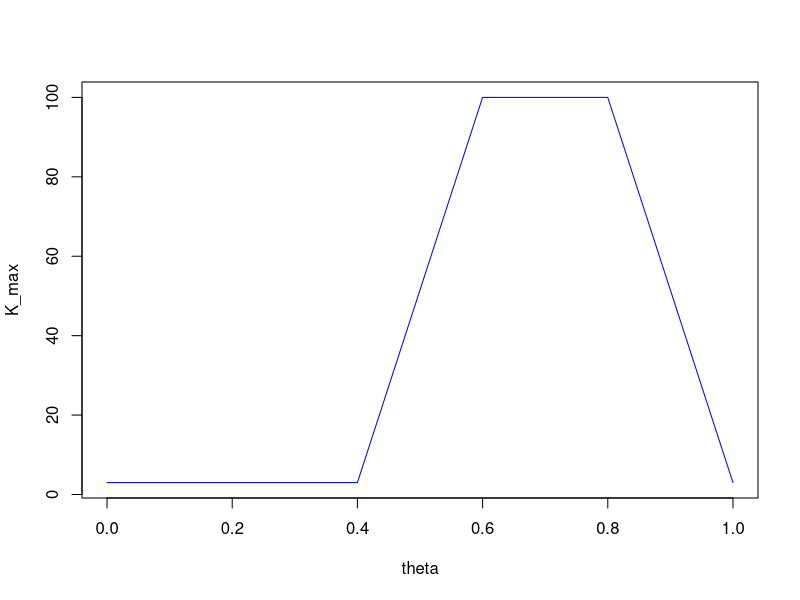

Generate this figure with R: (Note: this script raises an error after producing the figure.)
# Seminar zu "Einfuehrung in die Modellierung"

# Populationswachstum: logistisches Modell + Umwelteinfluss


# Konzept der umweltabhaengigen Kapazitaet ausprobieren

# Funktion "kapazitaet" definieren, die die Kapazitaet in Abhaengigkeit der Parameter
# K_opt, K_pess, theta_opt, praeferendumsbreite fuer eine gegebenes theta berechnet
#<
kapazitaet = function (K_opt, K_pess, theta_opt, praeferendumsbreite, theta)
{
  #K = K_pess + (K_opt-K_pess) * dnorm(theta, mean = theta_opt, sd = praeferendumsbreite/6) / dnorm(x=0, sd=praeferendumsbreite/6)
  #K = approx(x=c(theta_opt - praeferendumsbreite/2, theta_opt, theta_opt + praeferendumsbreite/2), y = c(K_pess, K_opt, K_pess), xout = theta, rule = 2)$y
  K = approx(x=c(theta_opt + praeferendumsbreite*c(-1.5, -0.5, 0.5, 1.5)), 
             y = c(K_pess, K_opt, K_opt, K_pess), xout = theta, rule = 2)$y
  return(K)
}
#>
  
# Funktion testen und Diagramm erzeugen:
theta_opt = 0.7 # Optimum hinsichtlich theta 
K_opt  = 100 # Habitatkapazitaet unter optimalen Bedingungen
K_pess = 3   # Habitatkapazitaet unter schlechtestmoeglichen Bedingungen
praeferendumsbreite = 0.2 #0.25

theta_plot = 0:100/100
K_plot = kapazitaet(K_opt = K_opt, K_pess=K_pess, theta_opt = theta_opt,
                    praeferendumsbreite = praeferendumsbreite, theta = theta_plot)
plot(theta_plot, K_plot, xlab="theta", ylab="K_max", type="l", col="blue")

# Funktion "log_Wachstum_umwelt" definieren (n_min=2)
#<
log_Wachstum_umwelt = function (N0, r_max, nt, K_opt, K_pess, theta_opt, praeferendumsbreite, theta, n_min=2)
#>
{  
# N0 :            Startpopulation
# r_max:   : maximale Wachstumsrate fuer aktuellen Zeitschritt
# nt :            Anzahl Zeitschritte
# K_opt, K_pess: Habitatkapazitaeten unter optimalen bzw. Pessimum-Bedingungen
# theta_opt: Schwellenwerte der Umweltfaktoren (z.B. Bodenfeuchte) zu o.g. Kapazitaeten
# praeferendumsbreite: Spannweite um das Optimum, in der die maximale Kapazitaet herrscht
# n_min: minimal ueberlebensfaehige Population
# theta:   Zeitreihe des Umweltfaktors


  #Variablen vorbereiten
  N = rep(NA,nt) #Vektor fuer zeitlichen Verlauf der Population
  N[1] = N0
  
  # Iterationsschleife
  for (t in 2:nt)
  {
    # Umweltabhaengige Kapazitaet  
    #<
    K = kapazitaet(K_opt = K_opt, K_pess=K_pess, theta_opt = theta_opt, praeferendumsbreite = praeferendumsbreite, theta = theta[t])
    #>
      
    # dichtegesteuerte Wachstumsrate (logistischer Regression)
    #<
    r = r_max* (1 - N[t-1]/K)
    #>
    
    N[t] = N[t-1] + r * N[t-1]
    if (N[t] < n_min) N[t] = 0     #Population kleiner als n_min stirbt aus
  }

  # Ergebnis zurueckgeben
  return(N)
}
  

# Umweltbedingung theta (hier synthetisch erzeugt)
  nt = 500
  set.seed(3) # Initialisierung des Zufallsgenerators fuer reproduzierbaren Zufall
  theta_min=0 #Minimum und Maximum der Umweltvariable
  theta_max=1
  theta = runif(N = nt, min=theta_min, max=theta_max)  #Zufallsgenerator
  theta = lowess(theta, f=0.05)$y  #Glaettung, damit sich ein kontinuierlicher Verlauf zeigt
  #theta = (theta - min(theta)) / diff(range(theta))* (theta_max-theta_min) + theta_min

#
  theta_opt = 0.7 #Optimum hinsichtlich theta 
  K_opt  = 100 #Habitatkapazitaet unter optimalen Bedingungen
  K_pess = 3   #Habitatkapazitaet unter schlechtestmoeglichen Bedingungen
  praeferendumsbreite = 0.2 #0.15
  r_max = 0.1

  
      
#Funktion mit N0 = 2, r_max aus Vektor, K = 100 aufrufen, Rueckgabewert in N_1 speichern
#<
N_1 = log_Wachstum_umwelt(N0 = 2, r_max=r_max, nt = nt, 
                          K_opt = K_opt, K_pess = K_pess, 
                          theta_opt=theta_opt, praeferendumsbreite = praeferendumsbreite,
                          theta=theta)
#>


#Population (N_1) darstellen
plot  (x=1:length(N_1), y=N_1, type="l", col="black", xlab = "Zeitschritte", ylab="Populationsgroesse")

#Zeitreihe von theta (Klima) in die gleich Grafik einzeichnen
  #weitere Grafik ueber die erstere legen, ohne diese zu loeschen
par(new=TRUE)

#Amplitude auf ca. Haelfte des Fensters skalieren (Tipp: plot(..., ymin=...))
#erneute Titelausgabe unterdruecken               (Tipp: plot(..., xlab=...))
#erneute Achsenbeschriftung unterdruecken         (Tipp: plot(..., axes=...))
#<
  plot(x=1:length(N_1), y = theta, col="blue", type="l", ylim = c(min(theta), 2*max(theta)), axes = FALSE,
     xlab="", ylab="" )
#>  
#zweite y-Achsenbeschriftung rechts einfuegen (Tipp: axis(...))
#<  
axis(side=4)
#>
#horizontale Linie bei theta_opt +/- praeferendumsbreite/2 einzeichnen
#<  
abline(h=c(theta_opt-praeferendumsbreite/2, theta_opt, theta_opt+praeferendumsbreite/2) , lty="dashed", col="black")
#>

legend("topleft", legend=c("N_1", "theta"), col=c("black","blue"), lty= 1)

#? Was passiert, wenn die Art etwas stenoeker (paeferendumsbreite=0.15) ist?


#? Vergleiche die Populationsdynamik mit einer zweiten Populationen N_2, 
#? die trockenresistenter (theta_opt=0.3) ist

#<
 N_2 = log_Wachstum_umwelt(N0 = 2, r_max=r_max, nt = nt, 
                          K_opt = K_opt, K_pess = K_pess, 
                          theta_opt=0.3, praeferendumsbreite = praeferendumsbreite,
                          theta=theta)
#> 

#Population (N_1 und N_2) in einer Grafik darstellen
plot  (x=1:length(N_1), y=N_1, type="l", col="black", xlab = "Zeitschritte", ylab="Populationsgroesse")
lines (x=1:length(N_2), y=N_2,           col="red")

#weitere Grafik ueber die erstere legen, ohne diese zu loeschen
par(new=TRUE)
plot(x=1:length(N_1), y = theta, col="blue", type="l", ylim = c(min(theta), 2*max(theta)), axes = FALSE,
     xlab="", ylab="" )
#zweite y-Achsenbeschriftung rechts einfuegen (Tipp: axis(...))
axis(side=4)
#horizontale Linie bei theta_opt +/- praeferendumsbreite/2 einzeichnen
abline(h=c(theta_opt-praeferendumsbreite/2, theta_opt, theta_opt+praeferendumsbreite/2) , lty="dashed", col="black")
abline(h=c(0.3-praeferendumsbreite/2, 0.3, 0.3+praeferendumsbreite/2) , lty="dashed", col="red")

legend("topleft", legend=c("N_1", "N_2", "theta"), col=c("black", "red", "blue"), lty= 1)

  
  
  

 
  
 
 